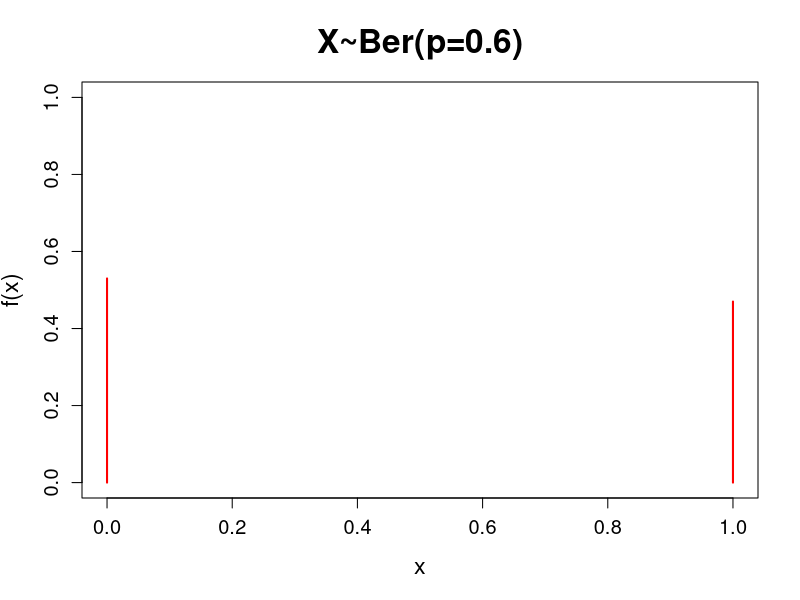

Here is the R script that generated this plot:
f_ber<- function(x,p) p^{x}*(1-p)^{1-x}
y<- c(0,1)

plot(y,f_ber(y,0.47),type = "h",ylim=c(0,1),col="red",lwd=2,xlab="x",ylab="f(x)",cex.axis=1.2,
     cex.lab=1.4,main="X~Ber(p=0.6)",cex.main=2)